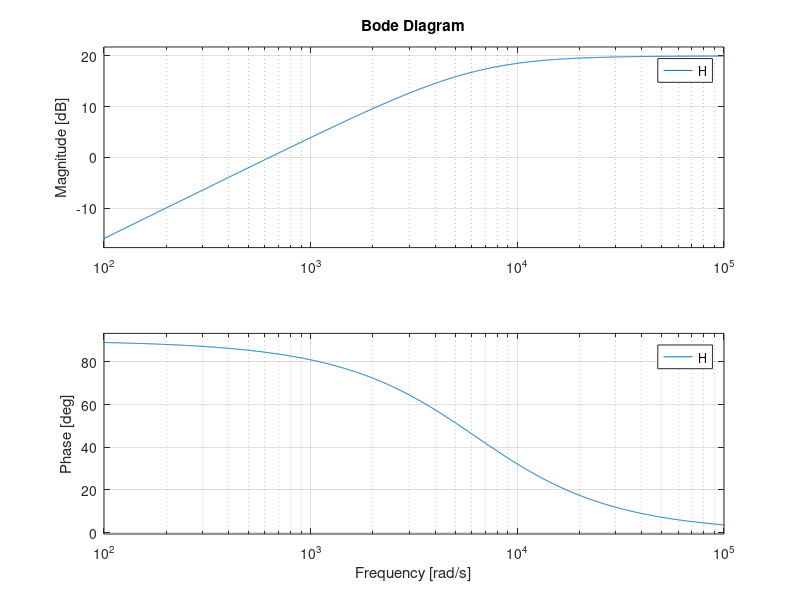

MATLAB code for this plot:
%% Filtro pasa bajo - Segundo orden
clc
clear all

C = 0.01e-6;
R = 16e+3;
RA = 17.8e+3;
RF = 160e+3;
G = 1+(RF/RA);
num = [G/(R*C)];
den = [1 1/(R*C)];
H = tf(num,den);
figure(1)
bode(H)
grid('on')

%% Filtro pasa alto - Segundo orden
clc
clear all

C = 0.01e-6;
R = 15.9e+3;
RA = 17.7e+3;
RF = 159e+3;
G = 1+(RF/RA);
num = [1 0];
den = [1 1/(R*C)];
H = G*tf(num,den);
figure(1)
bode(H)
grid('on')
